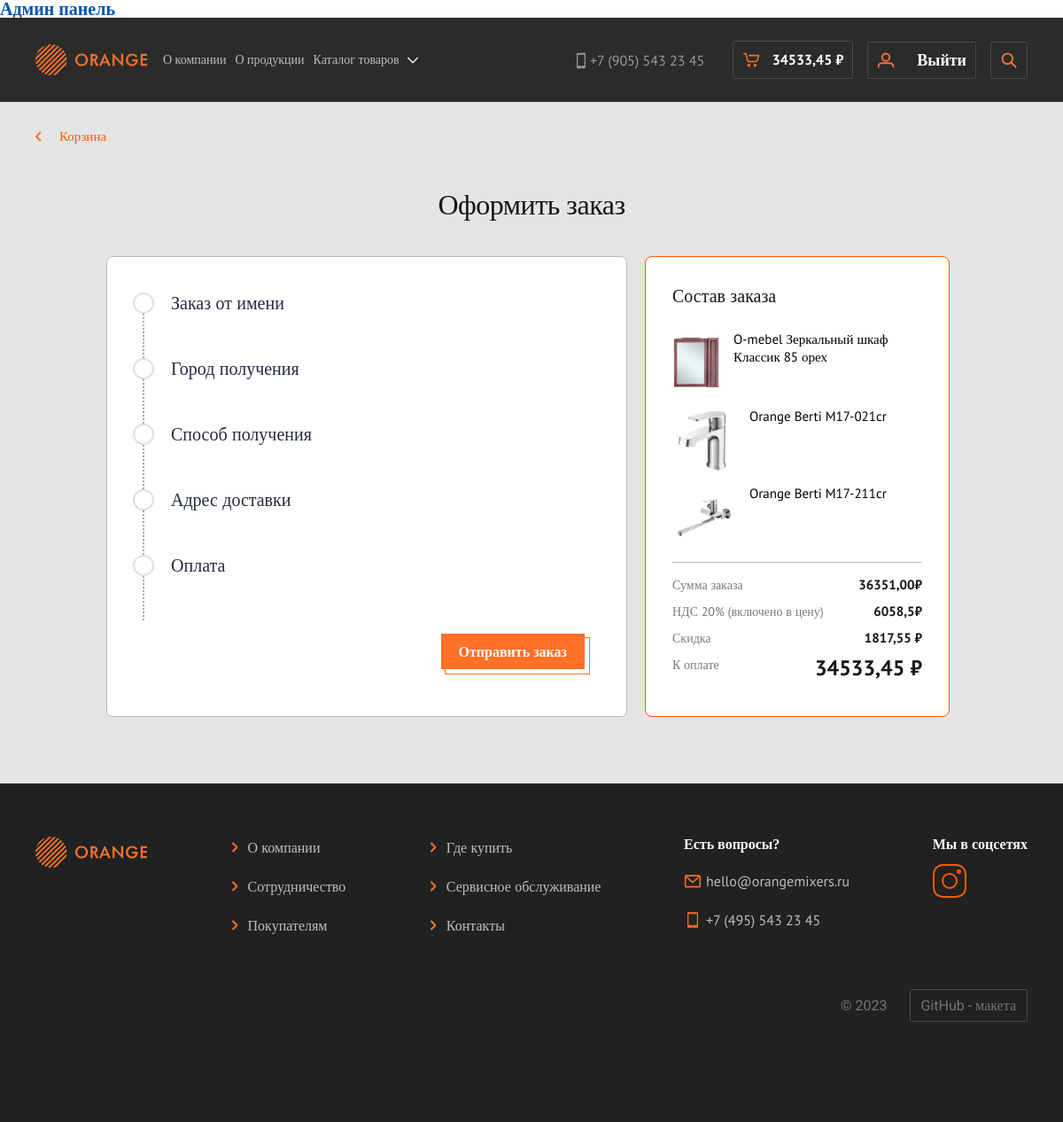
Before: /orders/ (signed in) with the older database file.
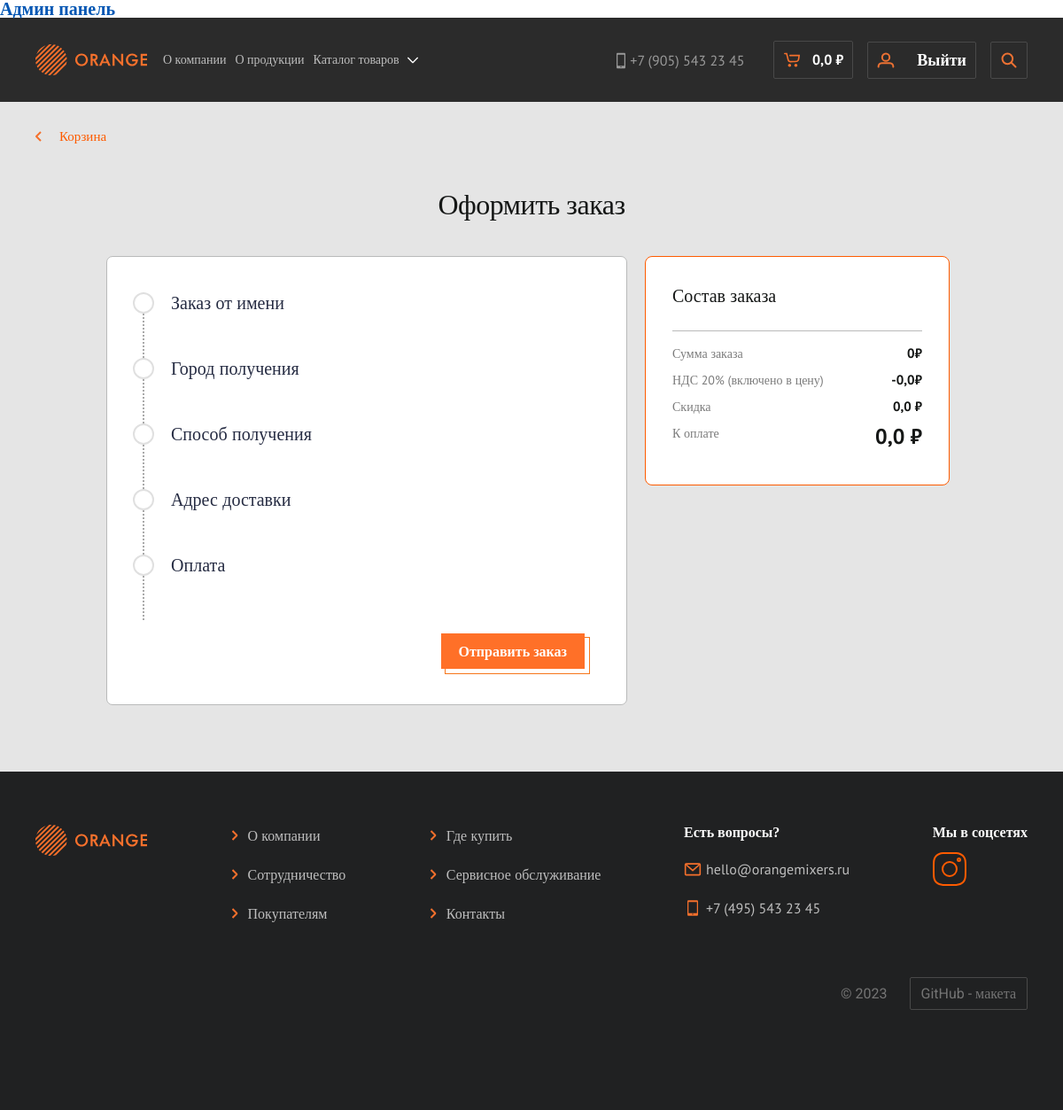
After: the same page with the newer database file.
### carts/models.py (models this page shows, shortened)
class UserCart(models.Model):
    user = models.ForeignKey(User, on_delete=models.CASCADE, blank=True, null=True, verbose_name="Пользователь")
    product = models.ForeignKey(Product, on_delete=models.CASCADE, verbose_name='Товар')
    quantity = models.PositiveSmallIntegerField(default=0, verbose_name='Количество')
    create_time = models.DateTimeField(auto_now_add=True, verbose_name='Дата добавления')
    session_key = models.CharField(max_length=32, null=True, blank=True,verbose_name='Ключ сессии')
    promo_code_id = models.ForeignKey("PromoCode", on_delete=models.CASCADE, verbose_name='Промо-код', null=True, blank=True)
    class Meta:
        verbose_name = 'Корзина пользователя'
        verbose_name_plural = 'Корзина пользователя'
    objects = CartQueryset().as_manager()#Менеджер для корзины покупок
    def get_product_price(self):
        return round(self.product.sell_price() * self.quantity, 2)

class PromoCode(models.Model):
    code_value = models.CharField(max_length=13, unique=True, null=False, blank=False, verbose_name='Промо-код')
    value_discont = models.SmallIntegerField(verbose_name='% скидки по промо-коду')
    create_code = models.DateTimeField(auto_now_add=True, verbose_name='Дата создания промокода')
    activate_code = models.DateTimeField(null=True, blank=True, verbose_name='Дата активации промокода')
    user_cart_id = models.ForeignKey(UserCart, on_delete=models.CASCADE, verbose_name='Корзина покупок', null=True, blank=True)
    user_id = models.ForeignKey(User, on_delete=models.CASCADE, verbose_name='Пользователь', null=True, blank=True)
    is_active = models.BooleanField(default=True, verbose_name='Статус действия промокода')
    class Meta:
        verbose_name = 'Промо-код на скидку'
        verbose_name_plural = 'Промо-коды на скидку'

### products/models.py (models this page shows, shortened)
class Product(models.Model):
    name = models.CharField(max_length=100, unique=True, null=False, blank=False, verbose_name='Название товара')
    slug = models.SlugField(max_length=100, unique=True, null=False, blank=False, db_index=True, verbose_name='URL-товара')
    short_description = models.TextField(max_length=500, unique=True, null=False, blank=False, verbose_name='Краткое описание товара')
    description = models.TextField(max_length=1000, unique=True, null=False, blank=False, verbose_name='Полное описание товара')
    promo = models.BooleanField(default=False, verbose_name='Акционный товар')
    image = models.ImageField(upload_to="Product/", verbose_name='Главное фото товара')
    price = models.DecimalField(default=0.00, max_digits=7, decimal_places=2, verbose_name='Цена')
    discount = models.DecimalField(default=0.00, max_digits=4, decimal_places=2, verbose_name='Скидка в %')
    quantity = models.PositiveIntegerField(default=0, verbose_name='Остаток')
    color = models.ManyToManyField(ColorProduct, related_name='color', verbose_name='Цвет товара')
    collection  = models.ForeignKey(Collection, on_delete=models.CASCADE, verbose_name="Коллекция")
    category = models.ForeignKey(Category, on_delete=models.CASCADE, verbose_name="Категория")
    time_create  = models.DateTimeField(auto_now_add=True, verbose_name='Дата создания товара')
    time_update = models.DateTimeField(auto_now=True, verbose_name='Дата обновления товара')
    equipment  = models.ManyToManyField(EquipmentProductInstance, related_name='equipment', verbose_name='Комплектация товара')
    advantages  = models.ManyToManyField(AdvantagesProduct,  related_name='advantages', verbose_name='Преимущества товара')
    connectionDiagram = models.ImageField(upload_to='connectionDiagram/', verbose_name='Схема подключения или монтажа')
    characteristics  = models.ManyToManyField(Characteristics, related_name='characteristics', verbose_name='Характеристики товара' )
    def sell_price(self):
        if self.discount:
            return round(self.price - (self.price*self.discount/100), 0)
        return self.price
    class Meta:
        verbose_name = 'Товар'
        verbose_name_plural = 'Товары'

### orders/views.py (the view)
# urls.py: path('',MakeOrder.as_view(), name='makeOrder'),#Страница оформить заказ
class MakeOrder(CartSumMixin,TemplateView):
    template_name = 'orders/take_order.html'
    def get_context_data(self, *, object_list=None, **kwargs):
        context = super().get_context_data(**kwargs)
        c_def = self.get_user_context()
        context['title'] = "Оформление заказа"
        context['form'] = OrderForm
        carts_list = UserCart.objects.filter(user=self.request.user)
        context = dict(list(context.items()) + list(c_def.items()))
        return context

### carts/models.py (called while the page is built)
    def total_price(self):
        summ = sum(cart.get_product_price() for cart in self)
        return round(summ,2)

    def total_NDS(self):
        s = float(sum(cart.get_product_price() for cart in self))
        nds = ((s/1.2) - s)*-1
        return round(nds, 2)

    def get_promo_discaunt(self):
        discaunt = float(0)
        for i in self:
            try:
                per_sent =round(float(i.get_product_price()) * float(i.promo_code_id.value_discont/100),2)
                discaunt +=per_sent
            except AttributeError:
                discaunt = 0
        return round(discaunt, 2)

    def price_discount(self):
        discount = round(float(self.get_promo_discaunt()),2)
        price = round(float(self.total_price()),2)
        priceDiscount = float(round(price,2)) - float(round(discount,2))
        return round(priceDiscount,2)

### carts/templates/utils.py (called while the page is built)
    def get_user_context(self, **kwargs):
        context = kwargs
        try:
            context['carts_list'] = UserCart.objects.filter(user=self.request.user)
        except TypeError:
            context['carts_list'] = {"":""}
        return context

### orders/templates/orders/take_order.html (shortened to what this page needs)
{% extends "base.html" %}
{% load mptt_tags %}
{% load bootstrap4 %}
{% load static %}
{% load orangeMainApp_tag %}
{% load products_tag %}
{% block css_block %}
<link rel="stylesheet" href="{% static 'css/style_catalog_goods.css' %}">
<link rel="stylesheet" href="{% static 'css/register_auth.css' %}">
<link rel="stylesheet" href="{% static 'css/statick_style_new.css' %}">
<link rel="stylesheet" href="{% static 'css/user.css' %}">
<link rel="stylesheet" href="{% static 'css/order_detail.css' %}">
<link rel="stylesheet" href="{% static 'css/take_order.css' %}">
<link rel="stylesheet" href="{% static 'css/autocomplite.css' %}">
<link rel="stylesheet" href="{% static 'css/order_detail_mobile.css' %}">
<link rel="stylesheet" href="{% static 'css/user_cart.css' %}">
{% endblock css_block %}
{% block nav_list_big %}
<div class="block_nav_list_big">
	<a href="#" class="nav_item_link_big">О компании</a>
	<a href="#" class="nav_item_link_big">О продукции</a>
	<button class="nav_item_btn_big">
		Каталог товаров
		<img src="{% static 'images/header/vector_list_of_good.svg'%}" alt="Каталог" class="nav_item_arrow_big">
	</button>
</div>
{% endblock nav_list_big %}
{% block content %}
	<section class="link_section">
		<div class="link_section_block">
			<img src="{% static 'images/links_section/links_back.svg'%}" alt="<">
			<a href="{% url 'user_cart' %}">Корзина</a>
		</div>
	</section>
	<section class="order_section">
		<div class="order_header">
			<h2 class="h2_some_block_title_32_pb_0">
				Оформить заказ
			</h2>
		</div>
		<div class="order_block_take">
			<div class="take_order">
				<form action="{% url 'addOrder' %}" method="post" class="take_order_form">
					<div class="order_form_item">
						<div class="checked_item_form">
							<img src="{% static 'images/makeOrder/VectorV.svg'%}" alt="V">
						</div>
						<p class="header_form_item">Заказ от имени</p>
					</div>
					<div class="order_form_item">
						<div class="checked_item_form">
							<img src="{% static 'images/makeOrder/VectorV.svg'%}" alt="V">
						</div>
						<p class="header_form_item">Город получения</p>
					</div>
					<div class="order_form_item">
						<div class="checked_item_form">
							<img src="{% static 'images/makeOrder/VectorV.svg'%}" alt="V">
						</div>
						<p class="header_form_item">Способ получения</p>
					</div>
					<div class="order_form_item adres_list">
						<div class="checked_item_form">
							<img src="{% static 'images/makeOrder/VectorV.svg'%}" alt="V">
						</div>
						<p class="header_form_item">Адрес доставки</p>
					</div>
					<div class="order_form_item payment_type" id="payment_type">
						<div class="checked_item_form">
							<img src="{% static 'images/makeOrder/VectorV.svg'%}" alt="V">
						</div>
						<p class="header_form_item">Оплата</p>
					</div>
					<div class="block_btn_take_order">
						<button class="order_btn_orange" >
						</button>
					</div>
				</form>
			</div>
			<div class="order_data">
				<h3 class="h3_20_sans">
				</h3>
				<div class="order_list">
					{% for cart in carts_list %}
					<div class="order_item_list">
						<div class="item_img">
							<img src="{{cart.product.image.url}}" alt="Фото">
						</div>
						<div class="order_item_data">
							<p>{{cart.product.name}}</p>
						</div>
					</div>
					{% endfor %}
				</div>
				<div class="order_total_list">
					<div class="order_list_item">
						<span class="cart_p_14">Сумма заказа</span>
						<span class="p_15_bold">{{carts_list.total_price}}₽</span>
					</div>
					<div class="order_list_item">
						<span class="cart_p_14">НДС 20% (включено в цену)</span>
						<span class="p_15_bold">{{carts_list.total_NDS}}₽</span>
					</div>
					<div class="order_list_item">
						<span class="cart_p_14">Скидка</span>
						<span class="p_15_bold">{{carts_list.get_promo_discaunt}} ₽</span>
					</div>
					<div class="order_list_item">
						<span class="cart_p_14">К оплате</span>
						<span class="h3_24_sans">{{carts_list.price_discount}} ₽</span>
					</div>
				</div>
			</div>
		</div>
	</section>
{% endblock content %}

### templates/base.html (shortened to what the changed rows need)
{% load mptt_tags %}
{% load bootstrap4 %}
{% load static %}
{% load static %}
{% load orangeMainApp_tag %}
{% load products_tag %}
<!DOCTYPE html>
<html lang="en">
<head>
    {% bootstrap_css %}
    <link rel="stylesheet" href="{% static '/css/style.css' %}">
    {% block css_block %}
    {% endblock css_block %}
    <link rel="stylesheet" href="{% static '/css/min_style.css'%}">
    <link rel="stylesheet" href="{% static '/css/statick_style.css'%}">
    <link rel="stylesheet" href="{% static '/css/mobile_style.css'%}">
</head>
<body>
    <div class="wrapper">
        <header class="header_main_block">
            <div class="header_block_container">
                <nav class="nav_header">
                    <div class="nav_block_data">
                        <div class="data_cart">
                            {% if user.is_authenticated %}
                            <a href="{% url 'user_cart' %}">
                                <img src="{% static '/images/header/cart.svg' %}" alt="Корзина" class="cart_img">
                                <span class="value_cart">{{carts_list.price_discount}} &#8381</span>
                            </a>
                            {% else %}
                            <a href="#">
                                <img src="{% static '/images/header/cart.svg' %}" alt="Корзина" class="cart_img">
                                <span class="value_cart">00 &#8381</span>
                            </a>
                            {% endif %}
                        </div>
                    </div>
                </nav>
            </div>
        </header>
        <main class="main">
            {% block content %}{% endblock %}
        </main>
    </div>
</body>
</html>

Changed rows visible on the page:
removed UserCart: price_discount "34533,45", product.image (picture)
removed UserCart: product.image (picture)
removed UserCart: product.image (picture)
Other visible differences:
{{ carts_list.price_discount }}: (not shown) → "0,0"
